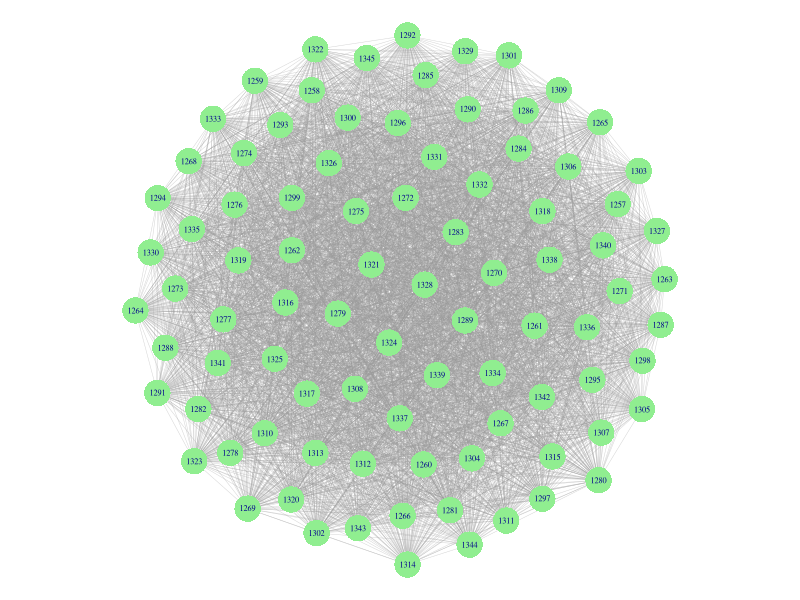

Write the R code that produced this figure. (Note: this script raises an error after producing the figure.)
df <- read.csv("data/spartanburg_connectivity_data.csv")


library(dplyr)
#extract all the nodes
df_1 <- df %>%
  select(unit_id_A, school_name_A, school_long_A, school_lat_A, MMR_PR_A ) %>%
  distinct()

df_1 <- df_1 %>%
  rename(
    unit_Id = unit_id_A,
    school_name = school_name_A,
    school_long = school_long_A, 
    school_lat = school_lat_A,
    MMR_PR = MMR_PR_A
  )

df_2 <- df %>%
  select(unit_id_B, school_name_B, school_long_B, school_lat_B, MMR_PR_B) %>%
  distinct()

df_2 <- df_2 %>%
  rename(
    unit_Id = unit_id_B,
    school_name = school_name_B,
    school_long = school_long_B, 
    school_lat = school_lat_B,
    MMR_PR = MMR_PR_B
  )

final_schools_data <- bind_rows(df_1, df_2)
final_schools_data <- final_schools_data %>%
  distinct()



#build the network(creating the edges)
network_df <- df %>%
  select(unit_id_A, unit_id_B, total_contacts, connect_risk)%>%
  mutate(
    node1 = pmin(unit_id_A, unit_id_B),
    node2 = pmax(unit_id_A, unit_id_B)
  ) %>%
  # 2. Replace original columns with the standardized ones
  mutate(
    unit_id_A = node1,
    unit_id_B = node2
  ) %>%
  select(-node1, -node2)%>%
  distinct(unit_id_A, unit_id_B, .keep_all = TRUE)



duplicated_rows <- network_df %>%
  group_by(unit_id_A, unit_id_B) %>%
  filter(n() > 1) %>%
  ungroup()


#visualization
library(igraph)
edges <-network_df %>%
  select(unit_id_A, unit_id_B)

net <- graph_from_data_frame(edges, directed = FALSE)

# 1. Expand the plotting canvas (removes huge whitespace margins around the plot)
par(mar = c(0, 0, 0, 0))

# 2. Compute a layout that pushes nodes apart
l <- layout_with_fr(net)

# 3. Plot with aggressively smaller node and label sizes
plot(
  net,
  layout = l,
  
  # --- NODE SIZING ---
  vertex.size = 10,               # Was ~30. Set to 2 or 3 to shrink dots dramatically
  vertex.color = "lightgreen",
  vertex.frame.color = NA,       # Removes the thick black border around nodes
  
  # --- LABEL CONTROL ---
  #vertex.label = NA,             # OPTION A: Set to NA to hide labels entirely (best for huge graphs)
  vertex.label.cex = 0.5,      # OPTION B: Uncomment this if you MUST show text, but make it tiny
  # vertex.label.color = "black",
  # vertex.label.dist = 0.5,
  
  # --- EDGE SIZING ---
  edge.color = adjustcolor("gray60", alpha.f = 0.4), # Transparent thin lines
  edge.width = 0.5
)

#save the files
write.csv(final_schools_data, "data/cleanned/schools_data.csv", row.names = FALSE)
write.csv(network_df, "data/cleanned/network_df.csv", row.names = FALSE)



# 1. Ensure unit_Id is character in final_schools_data for exact matching
final_schools_data <- final_schools_data %>%
  mutate(unit_Id = as.character(unit_Id))

# 2. Extract coordinates in the exact vertex order of V(net)$name
layout_geo <- final_schools_data %>%
  slice(match(V(net)$name, unit_Id)) %>%
  select(school_long, school_lat) %>%
  as.matrix()


# 1. Jitter coordinates slightly so overlapping schools push apart visually
layout_geo_jittered <- layout_geo
layout_geo_jittered[, 1] <- jitter(layout_geo[, 1], factor = 3) # Nudge longitude
layout_geo_jittered[, 2] <- jitter(layout_geo[, 2], factor = 3) # Nudge latitude

# 2. Define node colors (Red = Below 95% MMR, Green = 95%+ MMR)
v_ids <- V(net)$name
mmr_vec <- final_schools_data$MMR_PR[match(v_ids, final_schools_data$unit_Id)]
node_colors <- ifelse(mmr_vec < 0.95, "#E41A1C", "#4DAF4A")

# 3. Plot clear geographic network
par(mar = c(1, 1, 2, 1))

plot(
  net,
  layout = layout_geo_jittered,
  rescale = TRUE,
  
  # --- NODE STYLING ---
  vertex.size = 10,                      # Slightly reduced to stop overlap
  vertex.color = node_colors,
  vertex.frame.color = "black",          # Solid black border separates stacked circles
  
  # --- LABELS INSIDE CIRCLES ---
  vertex.label = V(net)$name,
  vertex.label.dist = 0,                 # Centered inside node
  vertex.label.cex = 0.45,               # Smaller text so multi-digit IDs fit
  vertex.label.color = "white",
  vertex.label.font = 2,                 # Bold font
  
  # --- LIGHTEN EDGES ---
  edge.color = adjustcolor("gray70", alpha.f = 0.15), # Faded edges reduce background noise
  edge.width = 0.4,
  
  main = "Geographic Network Plot (Spartanburg County)"
)

# Add Legend
legend(
  "bottomright",
  legend = c("Below 95% MMR", "95%+ MMR"),
  fill = c("#E41A1C", "#4DAF4A"),
  bty = "n",
  title = "Herd Immunity Status"
)
